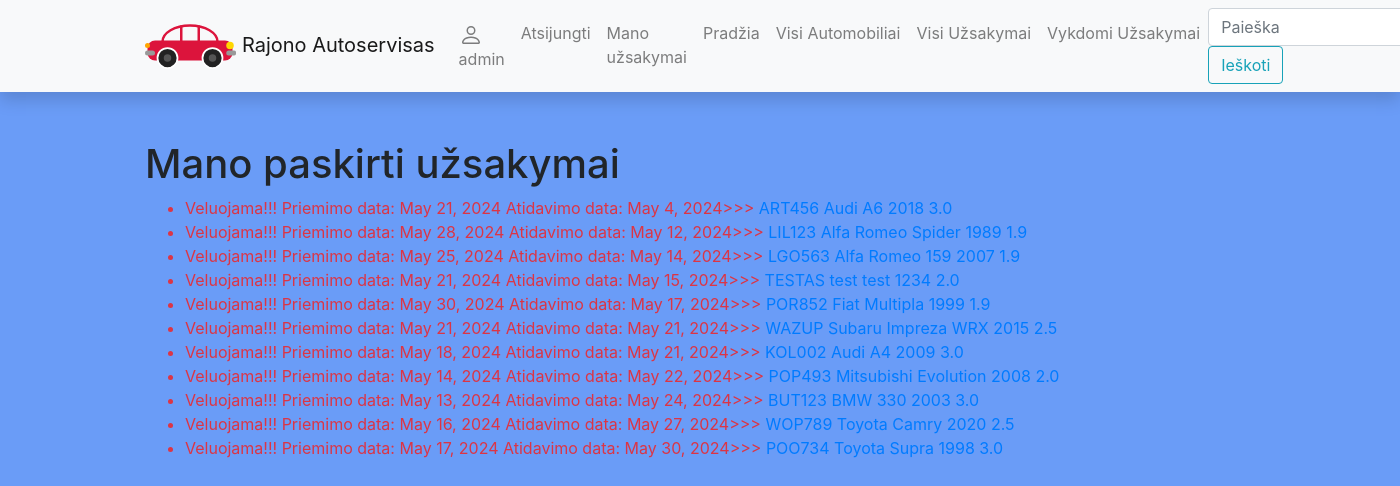
The page /autoservice/myorders/ (signed in) on the database its author committed.
### autoserviceapp/models.py (models this page shows, shortened)
class Uzsakymas(models.Model):
    data = models.DateField('Data', blank=True, null=True)
    automobilis = models.ForeignKey(Automobilis, on_delete=models.CASCADE)
    uzsakovas = models.ForeignKey(User, on_delete=models.SET_NULL, null=True, blank=True)
    grazinimo_terminas = models.DateField('Gražinimo data', blank=True, null=True)
    CAR_STATUS = (
        ('p', 'Priimtas'),
        ('e', 'Eigoje'),
        ('ap', 'Atliktų darbų patikrinimas'),
        ('i', 'Įvykdytas')
    )
    status = models.CharField(
        max_length=2,
        choices=CAR_STATUS,
        blank=True,
        default='a',
        help_text='Uzsakymo statusas'
    )
    class Meta:
        verbose_name = 'Užsakymas'
        verbose_name_plural = 'Užsakymai'
    @property
    def is_overdue(self):
        if self.grazinimo_terminas and date.today() > self.grazinimo_terminas:
            return True
        else:
            return False

class Automobilis(models.Model):
    valstybinis_nr = models.CharField('Valstybinis Nr.', max_length=6)
    vin = models.IntegerField('VIN code', default=make_random_vin)
    klientas = models.CharField('Klientas', max_length=20)
    automobilio_modelis = models.ForeignKey(AutomobilioModelis, on_delete=models.CASCADE)
    aprasymas = HTMLField(null=True, blank=True)
    cover = models.ImageField('Viršelis', upload_to='covers', null=True, blank=True)
    class Meta:
        verbose_name = 'Automobilis'
        verbose_name_plural = 'Automobiliai'

class AutomobilioModelis(models.Model):
    marke = models.CharField('Marke', max_length=20)
    modelis = models.CharField('Modelis', max_length=20)
    metai = models.IntegerField('Metai')
    variklis = models.CharField('Variklis', max_length=3)
    def __str__(self):
        return f'{self.marke} {self.modelis} {self.metai} {self.variklis}'
    class Meta:
        verbose_name = 'Automobilio modelis'
        verbose_name_plural = 'Automobilio modeliai'
        ordering = ['marke']

### autoserviceapp/views.py (the view)
# urls.py: path('myorders/', views.OrdersByUserListView.as_view(), name='myorders'),
class OrdersByUserListView(LoginRequiredMixin, generic.ListView):
    model = Uzsakymas
    template_name = 'user_orders.html'
    context_object_name = 'uzsakymas_list'
    def get_queryset(self):
        return Uzsakymas.objects.filter(uzsakovas=self.request.user).order_by('grazinimo_terminas')

### autoserviceapp/templates/user_orders.html (shortened to what this page needs)
{% extends 'base.html' %}
{% block content %}
<h1>Mano paskirti užsakymai</h1>
{% if uzsakymas_list %}
<ul>
{% for uzsakymas_obj in uzsakymas_list %}
   <li class="{% if uzsakymas_obj.is_overdue %} text-danger
                {% else %} text-dark
                {% endif %}">
       {% if uzsakymas_obj.is_overdue  %}
       Veluojama!!!
       Priemimo data: {{ uzsakymas_obj.data }}
       Atidavimo data: {{ uzsakymas_obj.grazinimo_terminas }}>>>
       <a href="{% url 'order' uzsakymas_obj.automobilis.id %}">
        {{ uzsakymas_obj.automobilis.valstybinis_nr }}
        {{ uzsakymas_obj.automobilis.automobilio_modelis }}
       </a>
       {% endif %}
   </li>
    {% endfor %}
</ul>
{% else %}
<p>Šiuo metu jūs neturit paėmęs užsakymų</p>
{% endif %}
{% endblock %}

### autoserviceapp/templates/base.html (shortened to what this page needs)
<!DOCTYPE html>
<html lang="en">
  <head>
    <link
      rel="stylesheet"
      href="https://stackpath.bootstrapcdn.com/bootstrap/4.1.3/css/bootstrap.min.css"
    />
    <link
      rel="stylesheet"
      href="https://cdnjs.cloudflare.com/ajax/libs/font-awesome/4.7.0/css/font-awesome.min.css"
    />
    {% load static %}
    <link rel="stylesheet" href="{% static 'css/styles.css' %}" />
  </head>
  <body>
    <nav
      class="navbar navbar-expand-lg navbar-light bg-light static-top mb-5 shadow"
    >
      <div class="container">
        <a class="navbar-brand" href="{% url 'index' %}">
          Rajono Autoservisas</a
        >
        <div class="collapse navbar-collapse" id="navbarResponsive">
          <ul class="navbar-nav ml-auto">
              {% if user.is_authenticated %}
                  <li class="nav-item">
                  <a href="{%url 'profile-url' %}" class="nav-link" >
                      {{ user }}
                  </a>
                  </li>
              <li class="nav-item">
                  <a class="nav-link" href="{% url 'logout' %}">Atsijungti</a>
              </li>
              <li class="nav-item">
                  <a class="nav-link" href="{% url 'myorders' %}">Mano užsakymai</a>
              </li>
              {% endif %}
            <li class="nav-item">
              <a class="nav-link" href="{% url 'index' %}">Pradžia</a>
            </li>
            <li class="nav-item">
              <a class="nav-link text-nowrap" href="{% url 'allcars' %}">Visi Automobiliai</a>
            </li>
            <li class="nav-item">
              <a class="nav-link text-nowrap" href="{% url 'allorders' %}">Visi Užsakymai</a>
            </li>
            <li class="nav-item">
              <a class="nav-link text-nowrap" href="{% url 'curorders' %}">Vykdomi Užsakymai</a>
            </li>
          </ul>
          <form
            class="form-inline my-2 my-lg-0"
            action="{% url 'search' %}"
            method="get"
          >
            <input
              class="form-control mr-sm-2"
              type="search"
              placeholder="Paieška"
              aria-label="Search"
              name="search_text"
            />
            <button class="btn btn-outline-info my-2 my-sm-0" type="submit">
              Ieškoti
            </button>
          </form>
        </div>
      </div>
    </nav>
    <div class="container">{% block content %}{% endblock %}</div>
  </body>
</html>

### autoserviceapp/static/css/styles.css (style rules this page uses)
body { background-color: #6a9cf7 }

### rows shown on the page
Uzsakymas: data "May 21, 2024", grazinimo_terminas "May 4, 2024", automobilis.valstybinis_nr "ART456", automobilis.automobilio_modelis "Audi A6 2018 3.0"
Uzsakymas: data "May 28, 2024", grazinimo_terminas "May 12, 2024", automobilis.valstybinis_nr "LIL123", automobilis.automobilio_modelis "Alfa Romeo Spider 1989 1.9"
Uzsakymas: data "May 25, 2024", grazinimo_terminas "May 14, 2024", automobilis.valstybinis_nr "LGO563", automobilis.automobilio_modelis "Alfa Romeo 159 2007 1.9"
Uzsakymas: data "May 21, 2024", grazinimo_terminas "May 15, 2024", automobilis.valstybinis_nr "TESTAS", automobilis.automobilio_modelis "test test 1234 2.0"
Uzsakymas: data "May 30, 2024", grazinimo_terminas "May 17, 2024", automobilis.valstybinis_nr "POR852", automobilis.automobilio_modelis "Fiat Multipla 1999 1.9"
Uzsakymas: data "May 21, 2024", grazinimo_terminas "May 21, 2024", automobilis.valstybinis_nr "WAZUP", automobilis.automobilio_modelis "Subaru Impreza WRX 2015 2.5"
Uzsakymas: data "May 18, 2024", grazinimo_terminas "May 21, 2024", automobilis.valstybinis_nr "KOL002", automobilis.automobilio_modelis "Audi A4 2009 3.0"
Uzsakymas: data "May 14, 2024", grazinimo_terminas "May 22, 2024", automobilis.valstybinis_nr "POP493", automobilis.automobilio_modelis "Mitsubishi Evolution 2008 2.0"
Uzsakymas: data "May 13, 2024", grazinimo_terminas "May 24, 2024", automobilis.valstybinis_nr "BUT123", automobilis.automobilio_modelis "BMW 330 2003 3.0"
Uzsakymas: data "May 16, 2024", grazinimo_terminas "May 27, 2024", automobilis.valstybinis_nr "WOP789", automobilis.automobilio_modelis "Toyota Camry 2020 2.5"
Uzsakymas: data "May 17, 2024", grazinimo_terminas "May 30, 2024", automobilis.valstybinis_nr "POO734", automobilis.automobilio_modelis "Toyota Supra 1998 3.0"

### other values the page prints
{{ user }} "admin"
